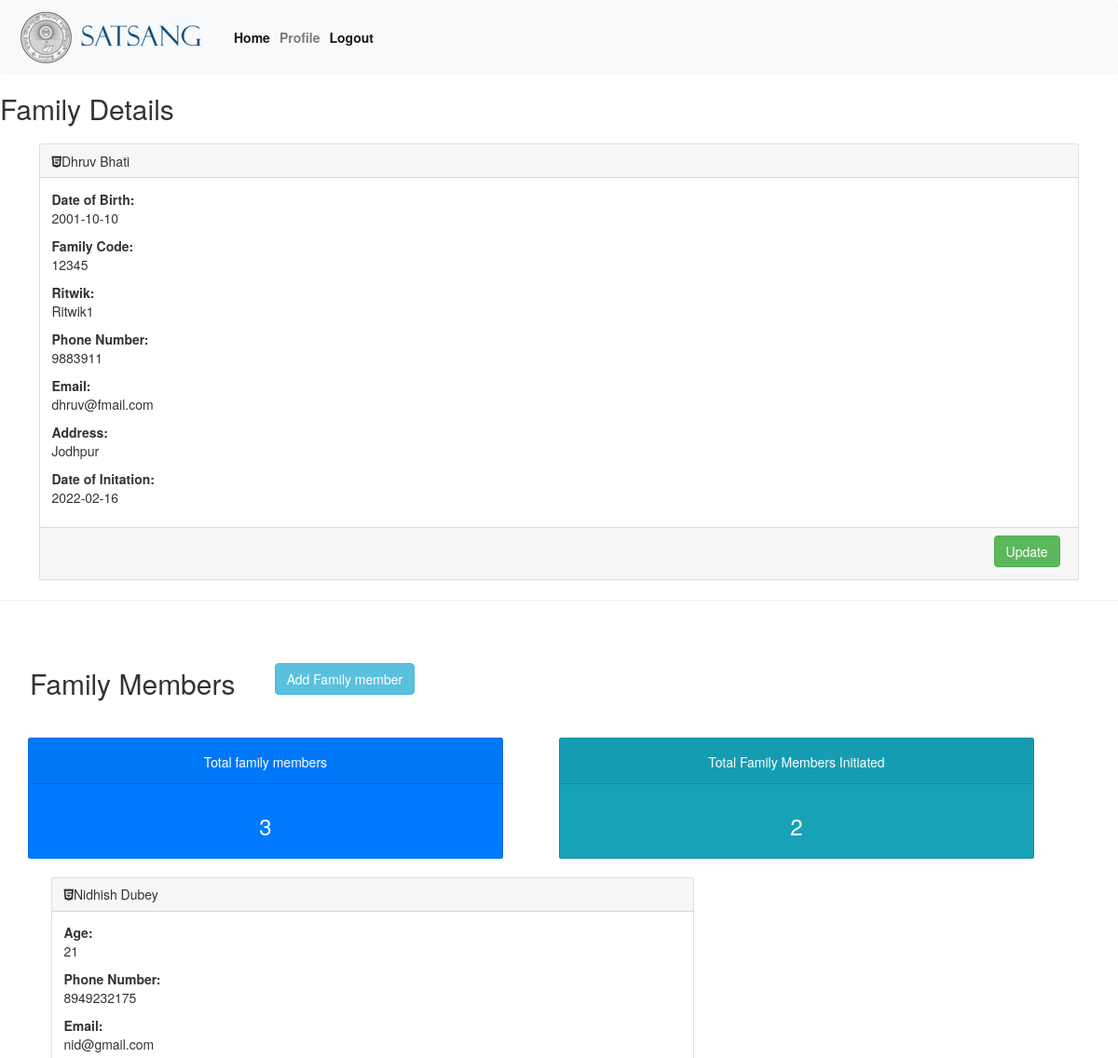
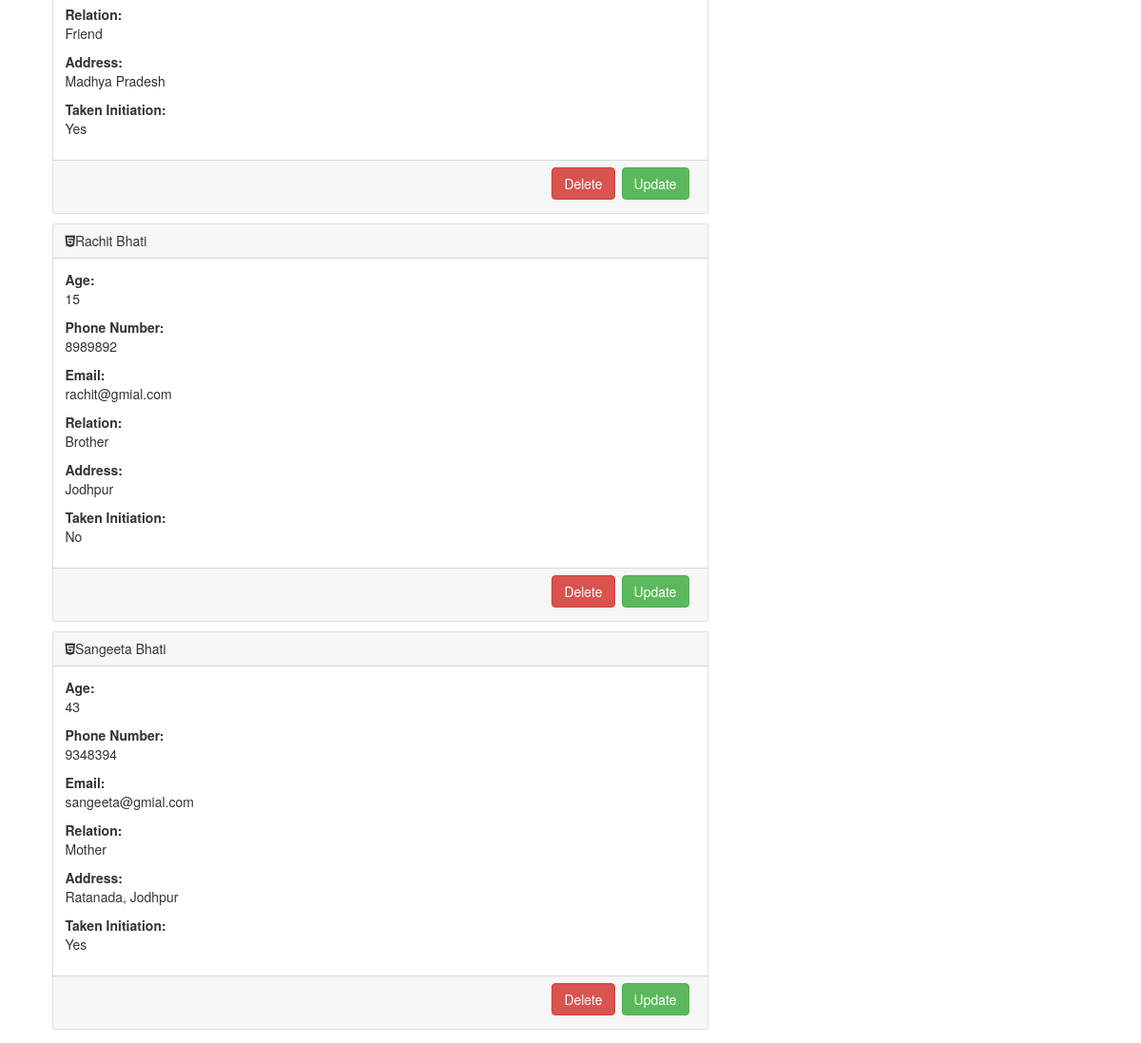
The app's page /user_profile/ (signed in) with its own data (2 pictures, top to bottom).
### family/models.py (models this page shows, shortened)
class FamilyHead(models.Model):
    family_code = models.CharField(max_length=14, unique=True)
    full_name = models.CharField(max_length=150)
    email = models.EmailField(max_length=150)
    birthday = models.DateField(null=True, blank=True)
    phone_number = models.CharField(max_length=50)
    address = models.CharField(max_length=200)
    family_user = models.OneToOneField(User, on_delete=models.CASCADE)
    ritwik = models.CharField(max_length=127)
    date_of_init = models.DateField(default=date.today())

class FamilyMembers(models.Model):
    initation_choices = (('yes', 'YES') ,('no','NO'))
    familyhead = models.ForeignKey(FamilyHead, on_delete = models.CASCADE)
    full_name = models.CharField(max_length=150)
    relationship = models.CharField(max_length=100)
    phone_number = models.CharField(max_length=50)
    address = models.CharField(max_length=200)
    age = models.PositiveIntegerField()
    email = models.EmailField(max_length=150)
    initiation = models.CharField(choices=initation_choices, max_length=3)

### family/views.py (the view)
# urls.py: path('user_profile/', views.userProfile, name='user_profile'),
@login_required(login_url='/login_req')
def userProfile(request):
    head_count = FamilyHead.objects.get(pk = request.user.id)
    init_count = head_count.familymembers_set.filter(initiation='YES').count()
    return render(request, 'user_profile.html', context={'init_count':init_count})

### templates/user_profile.html (shortened to what this page needs)
{%load static%}
<!DOCTYPE html>
<html lang="en">
<head>
    <link rel="stylesheet" href="https://maxcdn.bootstrapcdn.com/bootstrap/4.0.0/css/bootstrap.min.css">
    <link rel="stylesheet" href="font-awesome-4.7.0/css/font-awesome.min.css">
    <link rel="stylesheet" href="https://maxcdn.bootstrapcdn.com/bootstrap/3.3.7/css/bootstrap.min.css">
    <link rel="stylesheet" href="{%static 'user_profile.css' %}">
</head>
<body>
    <nav class="navbar navbar-expand-lg navbar-light bg-light">
        <a class="nav-link" href="{% url 'index'%}"><img src="/static/images/logo.png"></a>
         <div class="collapse navbar-collapse" id="navbarNav">
           <ul class="navbar-nav">
             <li class="nav-item active">
               <a class="nav-link" href="{% url 'index'%}"><strong>Home</strong> </a>
             </li>
             {% if user.is_authenticated %}
          <li class="nav-item">
            <a class="nav-link" href="{%url 'user_profile'%}"><strong>Profile</strong></a>
          </li>
          <li class="nav-item active">
            <a class="nav-link login-register" href="{% url 'logout'%}"><strong>Logout</strong> </a>
          </li>
          {%endif%}
           </ul>
         </div>
       </nav>
<section class="family-head">
    <h2>Family Details</h2>
    <div class="card card-head">
        <div class="card-header">
            <i class="fab fa-html5"></i>{{user.familyhead.full_name | title}}
        </div>
        <div class="card-body">
            <strong>Date of Birth: </strong><p>{{user.familyhead.birthday | title}}</p>
            <strong>Family Code: </strong><p>{{user.familyhead.family_code | title}}</p>
            <strong>Ritwik: </strong><p>{{user.familyhead.ritwik | title}}</p>
            <strong>Phone Number: </strong><p>{{user.familyhead.phone_number | title}}</p>
            <strong>Email: </strong><p>{{user.familyhead.email                                         }}</p>
            <strong>Address: </strong><p>{{user.familyhead.address | title}}</p>
            <strong>Date of Initation: </strong><p>{{user.familyhead.date_of_init | title}}</p>
        </div>
        <div class="card-footer">
        <div class="clearfix">
            <div class="float-right">
                <a class="btn btn-success profile-btn" href="{%url 'update_head'%}">Update</a>
            </div>
        </div>
        </div>
    </div>
</section>
<hr>
<div class="add-member">
    <div class="add-section">
        <table cellspacing = "10" >
            <tr>
            <td>
                <h2 class>Family Members</h2>
            </td>
            <td>
                <a class="btn btn-md btn-info" href="{%url 'add_member'%}">Add Family member</a>
            </td>
        </tr>
    </table>
</div>
    <div class="container-fluid">
          <div class="row">
            <div class="col">
              <div class="col-md">
                <div class="card text-center bg-primary text-white  mb-3" id="total-orders">
                  <div class="card-header">
                    <h5 class="card-title">Total family members</h5>
                  </div>
                  <div class="card-body">
                    <h3 class="card-title">{{user.familyhead.familymembers_set.all.count}}</h3>
                  </div>
              </div>
            </div>
          </div>
          <div class="col">
            <div class="col-md">
              <div class="card text-center bg-info text-white  mb-3" id="total-orders">
                <div class="card-header">
                  <h5 class="card-title">Total Family Members Initiated</h5>
                </div>
                <div class="card-body">
                  <h3 class="card-title">{{init_count}}</h3>
                </div>
              </div>
            </div>
          </div>
        </div>
    </div>
    <section class="family-members">
    <div class="container">
        <div class="row justify-content-left">
            <div class="col-12 col-lg-8">
                <div class="lista">
                <ul>
                    {%for member in user.familyhead.familymembers_set.all%}
                    <li type="none">
                        <div class="card card-html">
                            <div class="card-header">
                                <i class="fab fa-html5"></i>{{member.full_name | title}}
                            </div>
                            <div class="card-body">
                                <strong>Age: </strong><p>{{member.age | title}}</p>
                                <strong>Phone Number: </strong><p>{{member.phone_number | title}}</p>
                                <strong>Email: </strong><p>{{member.email}}</p>
                                <strong>Relation: </strong><p>{{member.relationship | title}}</p>
                                <strong>Address: </strong><p>{{member.address | title}}</p>
                                <strong>Taken Initiation: </strong><p>{{member.initiation | title}}</p>
                            </div>
                            <div class="card-footer">
                            <div class="clearfix">
                                <div class="float-right">
                                    <a class="btn btn-success profile-btn" href="{%url 'update_family_member' member.id%}">Update</a>
                                </div>
                                <div class="float-right">
                                    <a class="btn btn-danger" href="{%url 'delete_family_member' member.id%}">Delete</a>
                                </div>
                            </div>
                            </div>
                        </div>
                    </li>
                    {%endfor%}
                </ul>
                </div>
            </div>
        </div>
    </div>
</section>
</body>
</html>

### static/user_profile.css (style rules this page uses)
.card-html { margin: 10px 0; }
.profile-btn { margin: 0 7px; }
.card-head { margin: 1.5em 3em; }
.add-member { display: inline-block; margin: auto; }
.btn-info { margin-left: 3em; }
.add-section { margin: 3rem; padding: 0.2rem; }

### records on screen
FamilyMembers: full_name "Nidhish Dubey", age "21", phone_number "8949232175", email "nid@gmail.com", relationship "Friend", address "Madhya Pradesh", initiation "Yes"
FamilyMembers: full_name "Rachit Bhati", age "15", phone_number "8989892", email "rachit@gmial.com", relationship "Brother", address "Jodhpur", initiation "No"
FamilyMembers: full_name "Sangeeta Bhati", age "43", phone_number "9348394", email "sangeeta@gmial.com", relationship "Mother", address "Ratanada, Jodhpur", initiation "Yes"

### other values on screen
{{ user.familyhead.full_name | title }} "Dhruv Bhati"
{{ user.familyhead.birthday | title }} "2001-10-10"
{{ user.familyhead.family_code | title }} "12345"
{{ user.familyhead.ritwik | title }} "Ritwik1"
{{ user.familyhead.phone_number | title }} "9883911"
{{ user.familyhead.email }} "dhruv@fmail.com"
{{ user.familyhead.address | title }} "Jodhpur"
{{ user.familyhead.date_of_init | title }} "2022-02-16"
{{ user.familyhead.familymembers_set.all.count }} "3"
{{ init_count }} "2"
